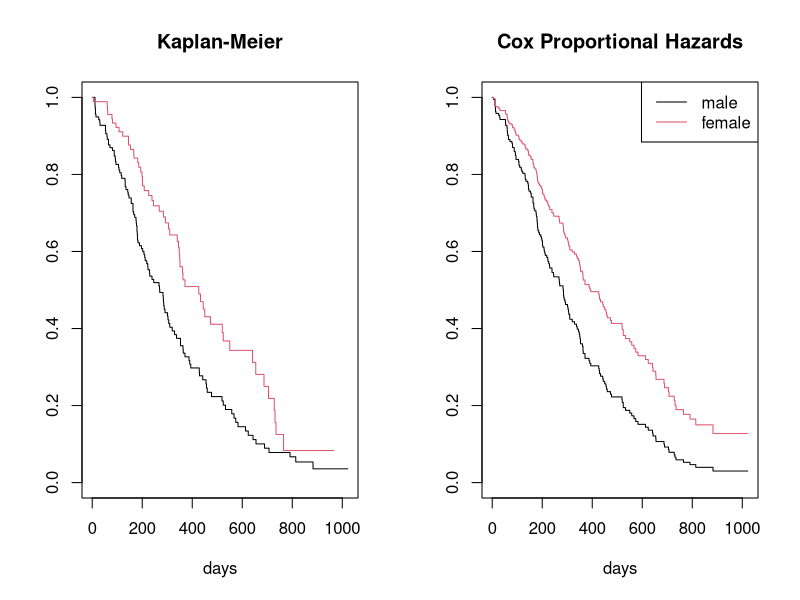
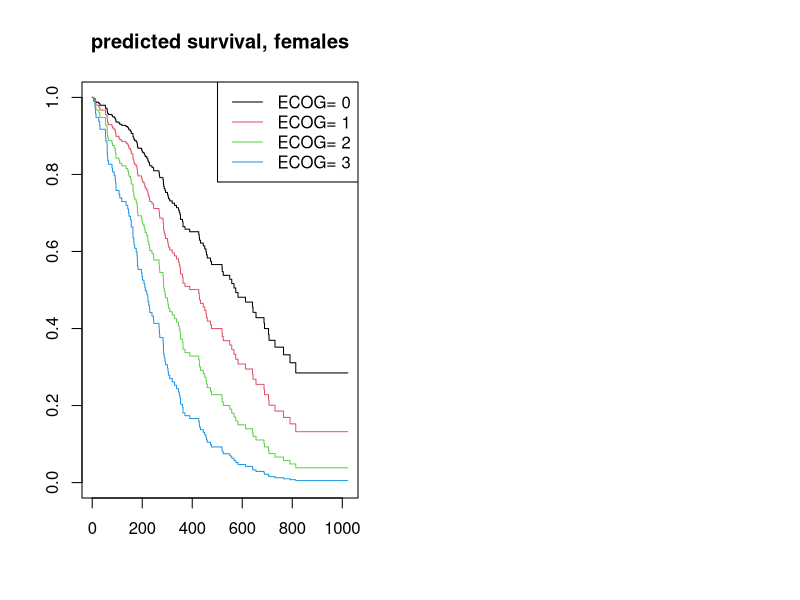
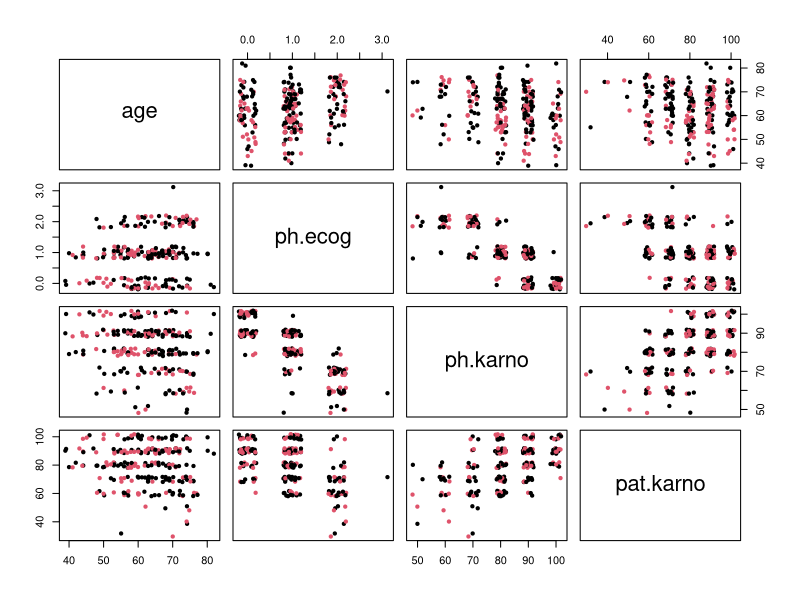

R code for these plots, in order:
## ---- chunk 1
fig.dim <- 5
knitr::opts_chunk$set(fig.width=2*fig.dim,
                      fig.height=fig.dim,
                      fig.align='center',
                      warning=FALSE)
set.seed(42)
library(survival)
library(matrixStats)
## ---- chunk 2
layout(t(1:2))
plot(survfit(Surv(time, status) ~ sex, data=lung), col=1:2, main='Kaplan-Meier', xlab='days')
plot(survfit(coxph(Surv(time, status) ~ sex, data=lung),
              newdata=data.frame(sex=c(1,2))), col=1:2, main='Cox Proportional Hazards', xlab='days')
legend('topright', lty=1, col=1:2, legend=c("male", "female"))
## ---- chunk 3
fullcox <- coxph(Surv(time, status)
                     ~ age + sex + ph.ecog + ph.karno + pat.karno
                     + meal.cal + wt.loss,
                 data = lung)
summary(fullcox)
## ---- chunk 4
subcox <- coxph(Surv(time, status) ~ sex + ph.ecog, data = lung, subset=rowSums(is.na(lung[,2:10]))==0)
anova(fullcox, subcox)
## ---- chunk 5
subcox_pred <- survfit(subcox, newdata=expand.grid(ph.ecog=0:3, sex=2))
plot(subcox_pred, lty=1, col=1:4, main='predicted survival, females')
legend("topright", lty=1, col=1:4, legend=paste("ECOG=", 0:3))
## ---- chunk 6
pairs(as.data.frame(sapply(lung[c("age", "ph.ecog", "ph.karno", "pat.karno")], jitter)), col=lung$sex, pch=20)
## ---- chunk 7
only_karno <- coxph(Surv(time, status) ~ sex + ph.karno, data = lung)
summary(only_karno)
